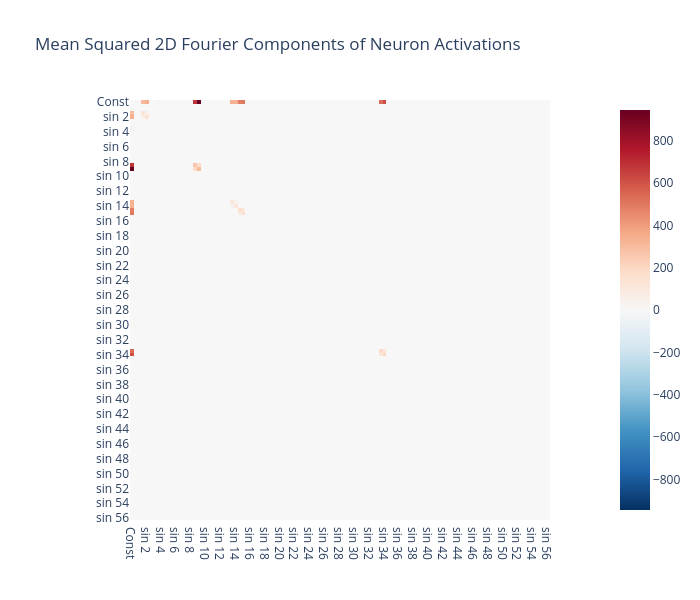

The notebook cell saved with this chart:
### Markdown cell above
## Analyze Neuron Activations in Fourier Basis

### Code cell
# Center neuron activations (remove mean/bias)
neuron_acts_centered = neuron_acts_post_sq - neuron_acts_post_sq.mean((0, 1), keepdim=True)

# Take 2D Fourier transform
neuron_acts_centered_fourier = fft2d(neuron_acts_centered)
print(f"Neuron acts Fourier shape: {neuron_acts_centered_fourier.shape}")

# Plot mean squared Fourier coefficients across all neurons
imshow_fourier(
    neuron_acts_centered_fourier.pow(2).mean(-1),
    title="Mean Squared 2D Fourier Components of Neuron Activations",
)

### Figure 1 — Plotly figure (JSON) as saved in the notebook; plotly's stock layout.template omitted (floating-point values rounded to 4 significant figures; data arrays with more than 128 entries replaced by an {"elided": "..."} marker saying what was removed)
{"data": [{"coloraxis": "coloraxis", "hovertemplate": "x: %{x}<br>y: %{y}<br>color: %{z}<extra></extra>", "name": "0", "type": "heatmap", "x": ["Const", "cos 1", "sin 1", "cos 2", "sin 2", "cos 3", "sin 3", "cos 4", "sin 4", "cos 5", "sin 5", "cos 6", "sin 6", "cos 7", "sin 7", "cos 8", "sin 8", "cos 9", "sin 9", "cos 10", "sin 10", "cos 11", "sin 11", "cos 12", "sin 12", "cos 13", "sin 13", "cos 14", "sin 14", "cos 15", "sin 15", "cos 16", "sin 16", "cos 17", "sin 17", "cos 18", "sin 18", "cos 19", "sin 19", "cos 20", "sin 20", "cos 21", "sin 21", "cos 22", "sin 22", "cos 23", "sin 23", "cos 24", "sin 24", "cos 25", "sin 25", "cos 26", "sin 26", "cos 27", "sin 27", "cos 28", "sin 28", "cos 29", "sin 29", "cos 30", "sin 30", "cos 31", "sin 31", "cos 32", "sin 32", "cos 33", "sin 33", "cos 34", "sin 34", "cos 35", "sin 35", "cos 36", "sin 36", "cos 37", "sin 37", "cos 38", "sin 38", "cos 39", "sin 39", "cos 40", "sin 40", "cos 41", "sin 41", "cos 42", "sin 42", "cos 43", "sin 43", "cos 44", "sin 44", "cos 45", "sin 45", "cos 46", "sin 46", "cos 47", "sin 47", "cos 48", "sin 48", "cos 49", "sin 49", "cos 50", "sin 50", "cos 51", "sin 51", "cos 52", "sin 52", "cos 53", "sin 53", "cos 54", "sin 54", "cos 55", "sin 55", "cos 56", "sin 56"], "xaxis": "x", "y": ["Const", "cos 1", "sin 1", "cos 2", "sin 2", "cos 3", "sin 3", "cos 4", "sin 4", "cos 5", "sin 5", "cos 6", "sin 6", "cos 7", "sin 7", "cos 8", "sin 8", "cos 9", "sin 9", "cos 10", "sin 10", "cos 11", "sin 11", "cos 12", "sin 12", "cos 13", "sin 13", "cos 14", "sin 14", "cos 15", "sin 15", "cos 16", "sin 16", "cos 17", "sin 17", "cos 18", "sin 18", "cos 19", "sin 19", "cos 20", "sin 20", "cos 21", "sin 21", "cos 22", "sin 22", "cos 23", "sin 23", "cos 24", "sin 24", "cos 25", "sin 25", "cos 26", "sin 26", "cos 27", "sin 27", "cos 28", "sin 28", "cos 29", "sin 29", "cos 30", "sin 30", "cos 31", "sin 31", "cos 32", "sin 32", "cos 33", "sin 33", "cos 34", "sin 34", "cos 35", "sin 35", "cos 36", "sin 36", "cos 37", "sin 37", "cos 38", "sin 38", "cos 39", "sin 39", "cos 40", "sin 40", "cos 41", "sin 41", "cos 42", "sin 42", "cos 43", "sin 43", "cos 44", "sin 44", "cos 45", "sin 45", "cos 46", "sin 46", "cos 47", "sin 47", "cos 48", "sin 48", "cos 49", "sin 49", "cos 50", "sin 50", "cos 51", "sin 51", "cos 52", "sin 52", "cos 53", "sin 53", "cos 54", "sin 54", "cos 55", "sin 55", "cos 56", "sin 56"], "yaxis": "y", "z": {"elided": "113x113 float values"}}], "layout": {"coloraxis": {"cmid": 0, "colorscale": [[0, "rgb(5,48,97)"], [0.1, "rgb(33,102,172)"], [0.2, "rgb(67,147,195)"], [0.3, "rgb(146,197,222)"], [0.4, "rgb(209,229,240)"], [0.5, "rgb(247,247,247)"], [0.6, "rgb(253,219,199)"], [0.7, "rgb(244,165,130)"], [0.8, "rgb(214,96,77)"], [0.9, "rgb(178,24,43)"], [1, "rgb(103,0,31)"]]}, "height": 600, "title": {"text": "Mean Squared 2D Fourier Components of Neuron Activations"}, "width": 700, "xaxis": {"anchor": "y", "constrain": "domain", "domain": [0, 1], "scaleanchor": "y"}, "yaxis": {"anchor": "x", "autorange": "reversed", "constrain": "domain", "domain": [0, 1]}}}
